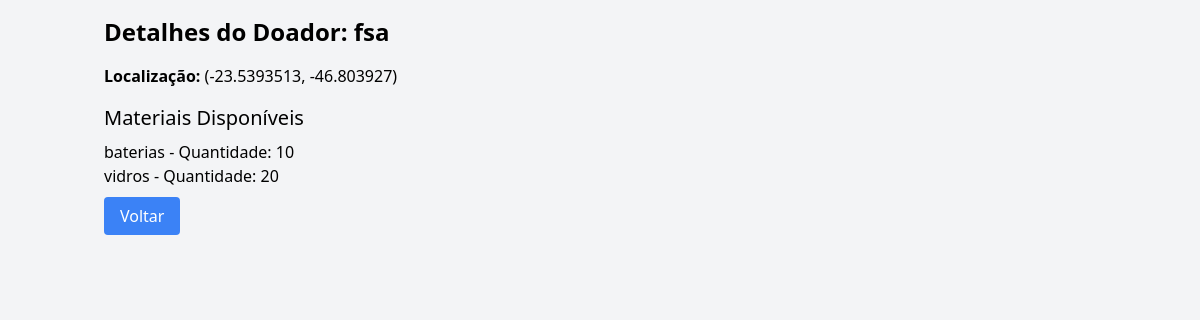
Before: /doador_details/2/1 (signed in) with the older database file.
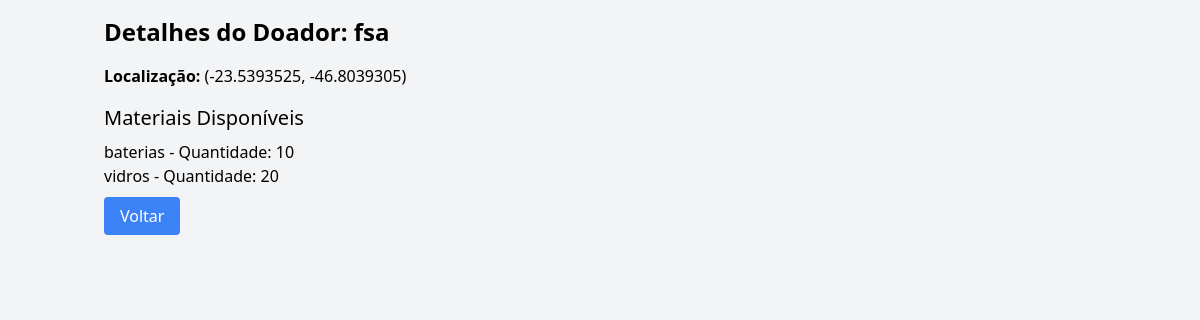
After: the same page with the newer database file.
### tables this page shows
CREATE TABLE users (
                    id INTEGER PRIMARY KEY AUTOINCREMENT,
                    username TEXT UNIQUE NOT NULL,
                    password TEXT NOT NULL,
                    role TEXT NOT NULL,
                    latitude REAL,
                    longitude REAL);

### app.py (the view)
@app.route('/doador_details/<int:user_id>/<int:doador_id>')
def doador_details(user_id, doador_id):
    if 'user_id' not in session or session['user_id'] != user_id:
        flash('Por favor, faça login para visualizar detalhes.', 'error')
        return redirect(url_for('login'))
    conn = sqlite3.connect('recyclable_platform.db')
    c = conn.cursor()
    c.execute('SELECT role FROM users WHERE id = ?', (user_id,))
    user = c.fetchone()
    if user[0] != 'coletor':
        flash('Apenas coletores podem visualizar detalhes de doadores.', 'error')
        conn.close()
        return redirect(url_for('dashboard', user_id=user_id))
    c.execute('SELECT username, latitude, longitude FROM users WHERE id = ?', (doador_id,))
    doador = c.fetchone()
    if not doador:
        flash('Doador não encontrado.', 'error')
        conn.close()
        return redirect(url_for('dashboard', user_id=user_id))
    c.execute('SELECT material_type, quantity FROM materials WHERE user_id = ?', (doador_id,))
    materiais = c.fetchall()
    conn.close()
    return render_template('doador_details.html', doador=doador, materiais=materiais, user_id=user_id)

### templates/doador_details.html (shortened to what this page needs)
<!DOCTYPE html>
<html>
<head>
    <link href="https://cdn.jsdelivr.net/npm/tailwindcss@2.2.19/dist/tailwind.min.css" rel="stylesheet">
</head>
<body class="bg-gray-100">
    <div class="container mx-auto p-4">
        <h1 class="text-2xl font-bold mb-4">Detalhes do Doador: {{ doador[0] }}</h1>
        <p><strong>Localização:</strong> ({{ doador[1] }}, {{ doador[2] }})</p>
        <h2 class="text-xl mb-2 mt-4">Materiais Disponíveis</h2>
        {% if materiais %}
            <ul class="mb-4">
                {% for material in materiais %}
                    <li>{{ material[0] }} - Quantidade: {{ material[1] }}</li>
                {% endfor %}
            </ul>
        {% else %}
            <p>Nenhum material disponível.</p>
        {% endif %}
        <a href="{{ url_for('dashboard', user_id=user_id) }}" class="bg-blue-500 text-white px-4 py-2 rounded">Voltar</a>
    </div>
</body>
</html>

Changed rows visible on the page:
changed users "fsa": latitude "-23.5393513" → "-23.5393525"; longitude "-46.803927" → "-46.8039305"
